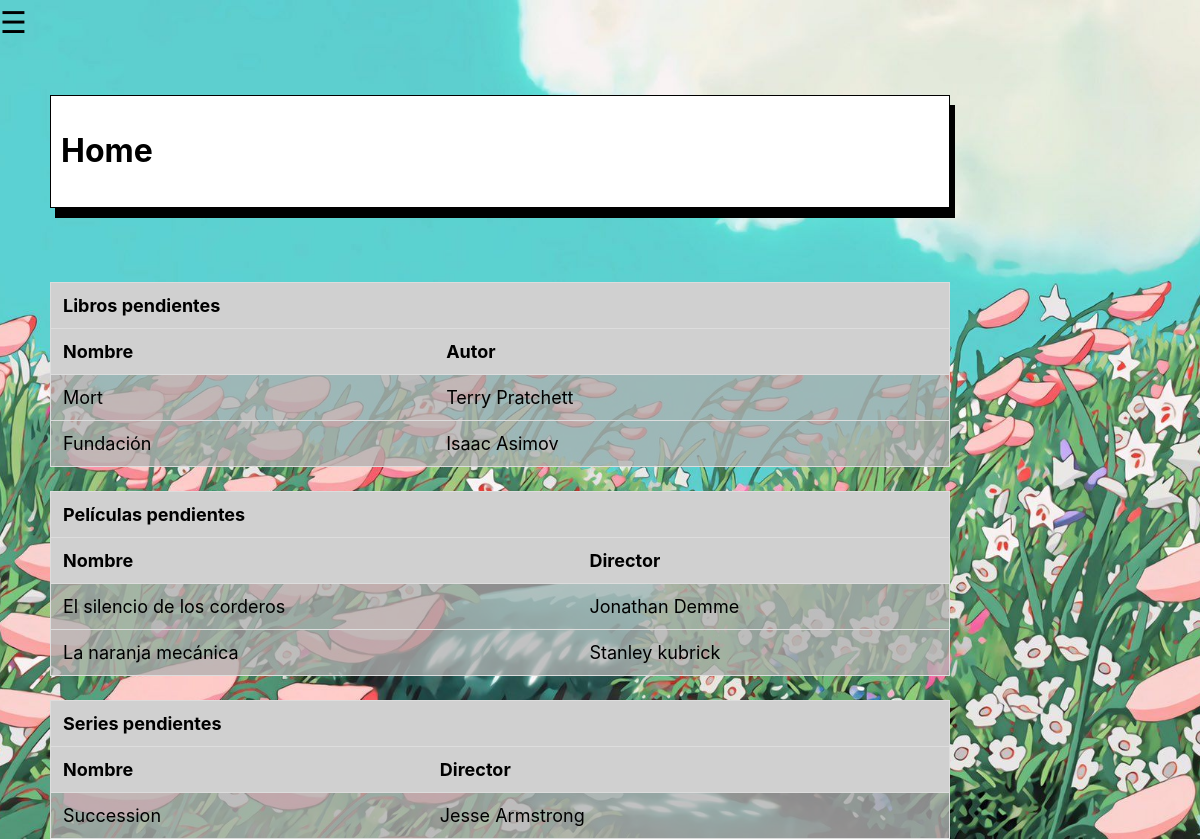
Before: / with the older database file.
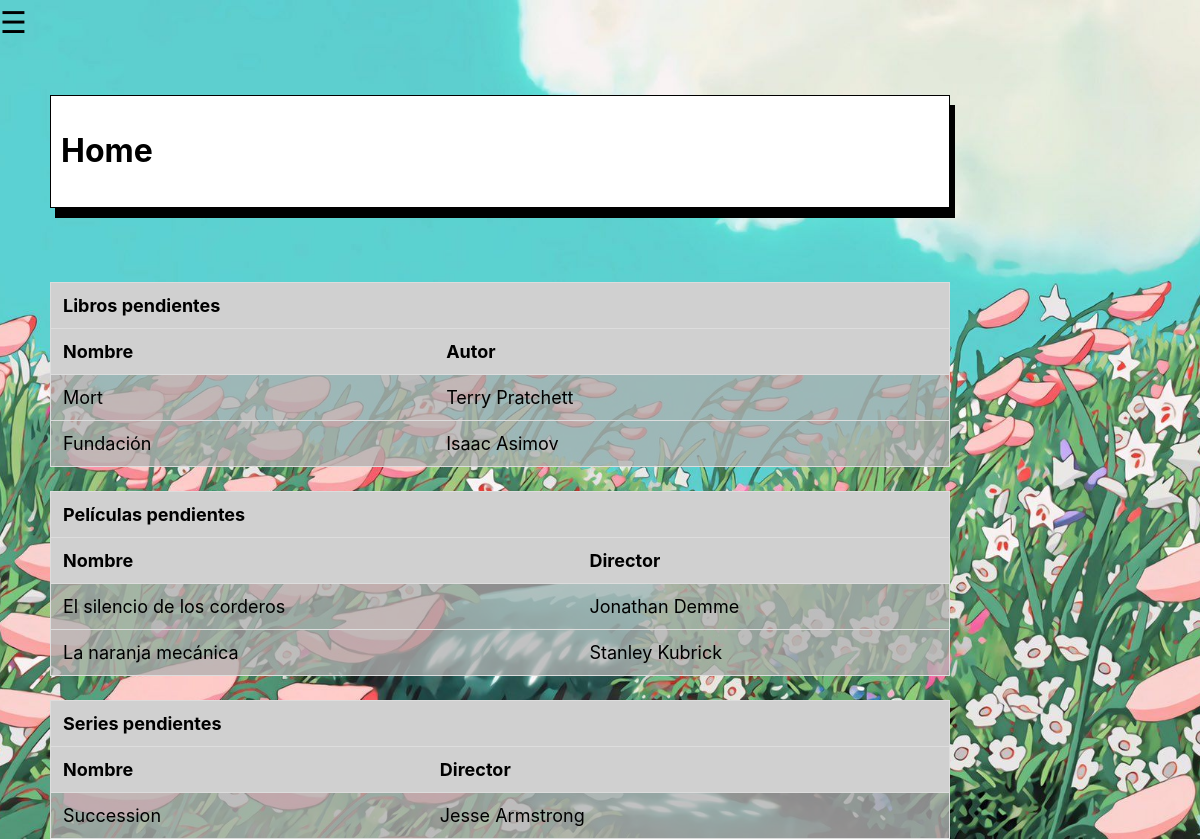
After: the same page with the newer database file.
### Catalogo/models.py (models this page shows, shortened)
class Pelicula(models.Model):
    nombre = models.CharField(max_length = 200)
    director = models.CharField(max_length = 200)
    genero = models.CharField(max_length = 200)
    subgenero = models.CharField(max_length = 200, blank = True, null = True)
    estreno = models.DateField("Fecha de estreno")
    visualizacion = models.DateField("Fecha de visualización", blank = True, null = True)
    puntuacion = models.FloatField(blank = True, null = True)
    vista = models.BooleanField()

### Catalogo/views.py (the view)
# urls.py: path('', views.home, name = 'home'),
def home(request):
    lista_libros = Libro.objects.order_by('-lectura')
    lista_pelis = Pelicula.objects.order_by('-visualizacion')
    lista_series = Serie.objects.order_by('-visualizacion')
    context = {
        'lista_libros': lista_libros,
        'lista_pelis': lista_pelis,
        'lista_series': lista_series,
        }
    return render(request, 'Catalogo/home.html', context)

### Catalogo/templates/Catalogo/home.html (shortened to what this page needs)
{% load static %}
<link rel="stylesheet" type="text/css" href="{% static 'Catalogo/home.css' %}">
<!DOCTYPE html>
<html>
<head>
</head>
<span style="font-size:30px;cursor:pointer" onclick="openNav()">&#9776; </span>
<div id="box"><h1>Home</h1></div>
</body>
<table id="myTable">
  <tr class="header">
    <th colspan="2">Libros pendientes</th>
  </tr>
  <tr class="header">
      <th>Nombre</th>
      <th>Autor</th>
  </tr>
  {% if lista_libros %}
        <tr>
        {% for libro in lista_libros %}
          {% if libro.leido == False %}
            <td>{{ libro.nombre }}</td>
            <td>{{ libro.autor }}</td>
        </tr>
          {% endif %}
        {% endfor %}
    {% else %}
        <p>Tienes que leer más.</p>
    {% endif %}
</table>
<table id="myTable">
  <tr class="header">
    <th colspan="2">Películas pendientes</th>
  </tr>
  <tr class="header">
      <th>Nombre</th>
      <th>Director</th>
  </tr>
  {% if lista_pelis %}
        {% for peli in lista_pelis %}
          {% if peli.vista == False %}
            <td>{{ peli.nombre }}</td>
            <td>{{ peli.director }}</td>
          {% endif %}
        {% endfor %}
    {% else %}
        <p>Tienes que ver más peliculas.</p>
    {% endif %}
</table>
<table id="myTable">
  <tr class="header">
    <th colspan="2">Series pendientes</th>
  <tr class="header">
      <th>Nombre</th>
      <th>Director</th>
  </tr>
  {% if lista_series %}
        <tr>
        {% for serie in lista_series %}
          {% if serie.vista == False %}
            <td>{{ serie.nombre }}</td>
            <td>{{ serie.director }}</td>
          {% endif %}
        </tr>
        {% endfor %}
    {% else %}
        <p>Tienes que ver más series.</p>
    {% endif %}
</table>
</html>

Changed rows visible on the page:
changed Pelicula "La naranja mecánica": director "Stanley kubrick" → "Stanley Kubrick"
